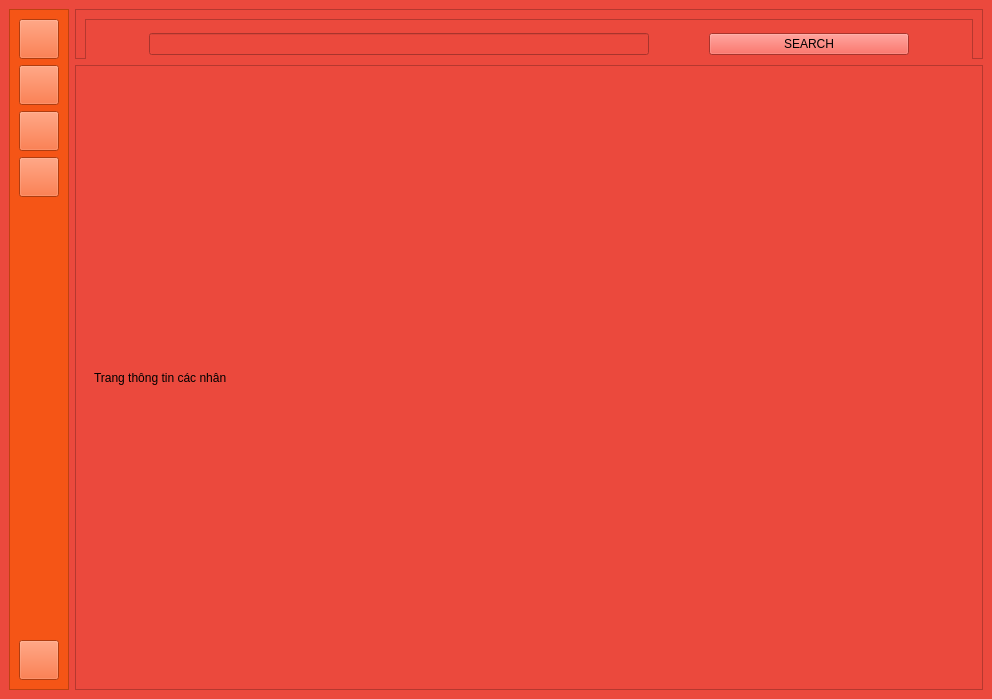
<?xml version="1.0" encoding="UTF-8"?>
<ui version="4.0">
 <class>MainWindow</class>
 <widget class="QMainWindow" name="MainWindow">
  <property name="geometry">
   <rect>
    <x>0</x>
    <y>0</y>
    <width>992</width>
    <height>699</height>
   </rect>
  </property>
  <property name="minimumSize">
   <size>
    <width>992</width>
    <height>679</height>
   </size>
  </property>
  <property name="maximumSize">
   <size>
    <width>11198</width>
    <height>779</height>
   </size>
  </property>
  <property name="windowTitle">
   <string>MainWindow</string>
  </property>
  <property name="styleSheet">
   <string notr="true">background-color: #eb493d;</string>
  </property>
  <widget class="QWidget" name="centralwidget">
   <layout class="QGridLayout" name="gridLayout">
    <item row="0" column="0" rowspan="2">
     <widget class="QFrame" name="frame">
      <property name="maximumSize">
       <size>
        <width>60</width>
        <height>16777215</height>
       </size>
      </property>
      <property name="styleSheet">
       <string notr="true">background-color: #f55516;</string>
      </property>
      <property name="frameShape">
       <enum>QFrame::StyledPanel</enum>
      </property>
      <property name="frameShadow">
       <enum>QFrame::Raised</enum>
      </property>
      <layout class="QVBoxLayout" name="verticalLayout_4">
       <item>
        <widget class="QPushButton" name="pushButtonAccount">
         <property name="minimumSize">
          <size>
           <width>0</width>
           <height>40</height>
          </size>
         </property>
         <property name="text">
          <string/>
         </property>
         <property name="icon">
          <iconset>
           <normaloff>../resources/images/accountIcon-removebg.png</normaloff>../resources/images/accountIcon-removebg.png</iconset>
         </property>
         <property name="iconSize">
          <size>
           <width>24</width>
           <height>24</height>
          </size>
         </property>
        </widget>
       </item>
       <item>
        <widget class="QPushButton" name="pushButtonHome">
         <property name="minimumSize">
          <size>
           <width>0</width>
           <height>40</height>
          </size>
         </property>
         <property name="text">
          <string/>
         </property>
         <property name="icon">
          <iconset>
           <normaloff>../resources/images/homeIcon.png</normaloff>../resources/images/homeIcon.png</iconset>
         </property>
         <property name="iconSize">
          <size>
           <width>32</width>
           <height>32</height>
          </size>
         </property>
        </widget>
       </item>
       <item>
        <widget class="QPushButton" name="pushButtonAnime">
         <property name="minimumSize">
          <size>
           <width>0</width>
           <height>40</height>
          </size>
         </property>
         <property name="text">
          <string/>
         </property>
         <property name="icon">
          <iconset>
           <normaloff>../resources/images/rankingIcon-removebg.png</normaloff>../resources/images/rankingIcon-removebg.png</iconset>
         </property>
         <property name="iconSize">
          <size>
           <width>42</width>
           <height>42</height>
          </size>
         </property>
        </widget>
       </item>
       <item>
        <widget class="QPushButton" name="pushButtonManager">
         <property name="minimumSize">
          <size>
           <width>0</width>
           <height>40</height>
          </size>
         </property>
         <property name="text">
          <string/>
         </property>
         <property name="icon">
          <iconset>
           <normaloff>../resources/images/manageIcon-removebg.png</normaloff>../resources/images/manageIcon-removebg.png</iconset>
         </property>
         <property name="iconSize">
          <size>
           <width>38</width>
           <height>38</height>
          </size>
         </property>
        </widget>
       </item>
       <item>
        <spacer name="verticalSpacer">
         <property name="orientation">
          <enum>Qt::Vertical</enum>
         </property>
         <property name="sizeHint" stdset="0">
          <size>
           <width>20</width>
           <height>40</height>
          </size>
         </property>
        </spacer>
       </item>
       <item>
        <widget class="QPushButton" name="pushButtonQuit">
         <property name="minimumSize">
          <size>
           <width>0</width>
           <height>40</height>
          </size>
         </property>
         <property name="text">
          <string/>
         </property>
         <property name="icon">
          <iconset>
           <normaloff>../resources/images/quitIcon-removebg.png</normaloff>../resources/images/quitIcon-removebg.png</iconset>
         </property>
         <property name="iconSize">
          <size>
           <width>38</width>
           <height>38</height>
          </size>
         </property>
        </widget>
       </item>
      </layout>
     </widget>
    </item>
    <item row="0" column="1">
     <widget class="QFrame" name="frame_3">
      <property name="minimumSize">
       <size>
        <width>0</width>
        <height>50</height>
       </size>
      </property>
      <property name="maximumSize">
       <size>
        <width>16777215</width>
        <height>50</height>
       </size>
      </property>
      <property name="styleSheet">
       <string notr="true"/>
      </property>
      <property name="frameShape">
       <enum>QFrame::StyledPanel</enum>
      </property>
      <property name="frameShadow">
       <enum>QFrame::Raised</enum>
      </property>
      <layout class="QHBoxLayout" name="horizontalLayout_2">
       <item>
        <widget class="QFrame" name="frame_4">
         <property name="minimumSize">
          <size>
           <width>0</width>
           <height>50</height>
          </size>
         </property>
         <property name="frameShape">
          <enum>QFrame::StyledPanel</enum>
         </property>
         <property name="frameShadow">
          <enum>QFrame::Raised</enum>
         </property>
         <layout class="QHBoxLayout" name="horizontalLayout_4">
          <item>
           <widget class="QLineEdit" name="lineEditSearch">
            <property name="maximumSize">
             <size>
              <width>500</width>
              <height>16777215</height>
             </size>
            </property>
            <property name="text">
             <string/>
            </property>
           </widget>
          </item>
          <item>
           <widget class="QPushButton" name="pushButtonSearch">
            <property name="maximumSize">
             <size>
              <width>200</width>
              <height>16777215</height>
             </size>
            </property>
            <property name="text">
             <string>SEARCH</string>
            </property>
           </widget>
          </item>
         </layout>
        </widget>
       </item>
      </layout>
     </widget>
    </item>
    <item row="1" column="1">
     <widget class="QFrame" name="frame_2">
      <property name="frameShape">
       <enum>QFrame::StyledPanel</enum>
      </property>
      <property name="frameShadow">
       <enum>QFrame::Raised</enum>
      </property>
      <layout class="QVBoxLayout" name="verticalLayout_3">
       <item>
        <widget class="QStackedWidget" name="stackedWidget">
         <property name="currentIndex">
          <number>2</number>
         </property>
         <widget class="QWidget" name="pageHome">
          <layout class="QVBoxLayout" name="verticalLayout">
           <item>
            <widget class="QLabel" name="label">
             <property name="text">
              <string>Trang chủ</string>
             </property>
            </widget>
           </item>
          </layout>
         </widget>
         <widget class="QWidget" name="pageRanking">
          <layout class="QVBoxLayout" name="verticalLayout_5">
           <item>
            <widget class="QLabel" name="label_2">
             <property name="text">
              <string>Trang Xếp hạng</string>
             </property>
            </widget>
           </item>
          </layout>
         </widget>
         <widget class="QWidget" name="pageAccount">
          <layout class="QVBoxLayout" name="verticalLayout_6">
           <item>
            <widget class="QLabel" name="label_3">
             <property name="text">
              <string>Trang thông tin các nhân</string>
             </property>
            </widget>
           </item>
          </layout>
         </widget>
         <widget class="QWidget" name="pageManager">
          <layout class="QVBoxLayout" name="verticalLayout_2">
           <item>
            <widget class="QLabel" name="label_4">
             <property name="text">
              <string>Trang quản lý</string>
             </property>
            </widget>
           </item>
          </layout>
         </widget>
        </widget>
       </item>
      </layout>
     </widget>
    </item>
   </layout>
  </widget>
 </widget>
 <resources/>
 <connections/>
</ui>
